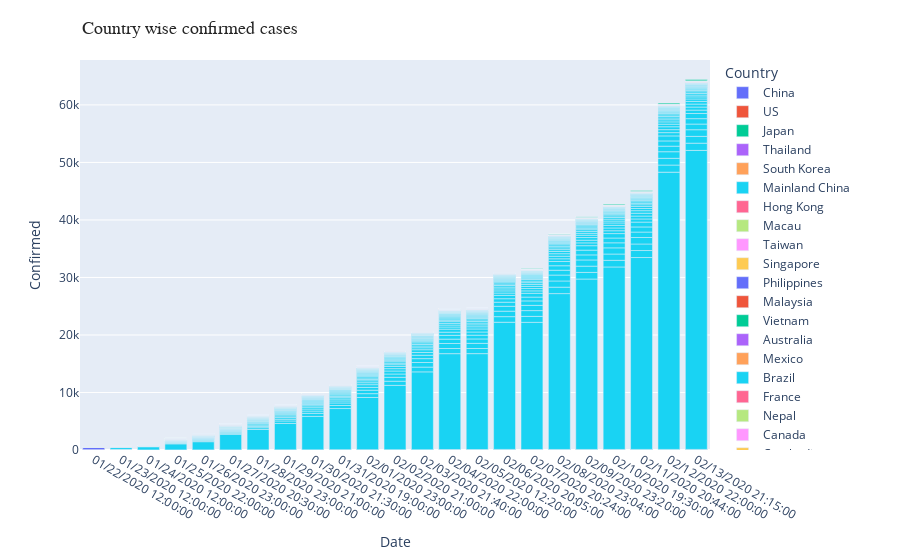

This figure's notebook cell:
### Markdown cell above
### Country wise reported cases - Confirmed, Deaths and Recovered.

### Code cell
fig = px.bar(coronaVirus_df, x='Date', y='Confirmed', hover_data=['Province/State', 'Confirmed', 'Recovered'], color='Country')
annotations = []
annotations.append(dict(xref='paper', yref='paper', x=0.0, y=1.05,
                              xanchor='left', yanchor='bottom',
                              text='Country wise confirmed cases',
                              font=dict(family='Arial',
                                        size=18,
                                        color='rgb(37,37,37)'),
                              showarrow=False))
fig.update_layout(annotations=annotations)
fig.show()
